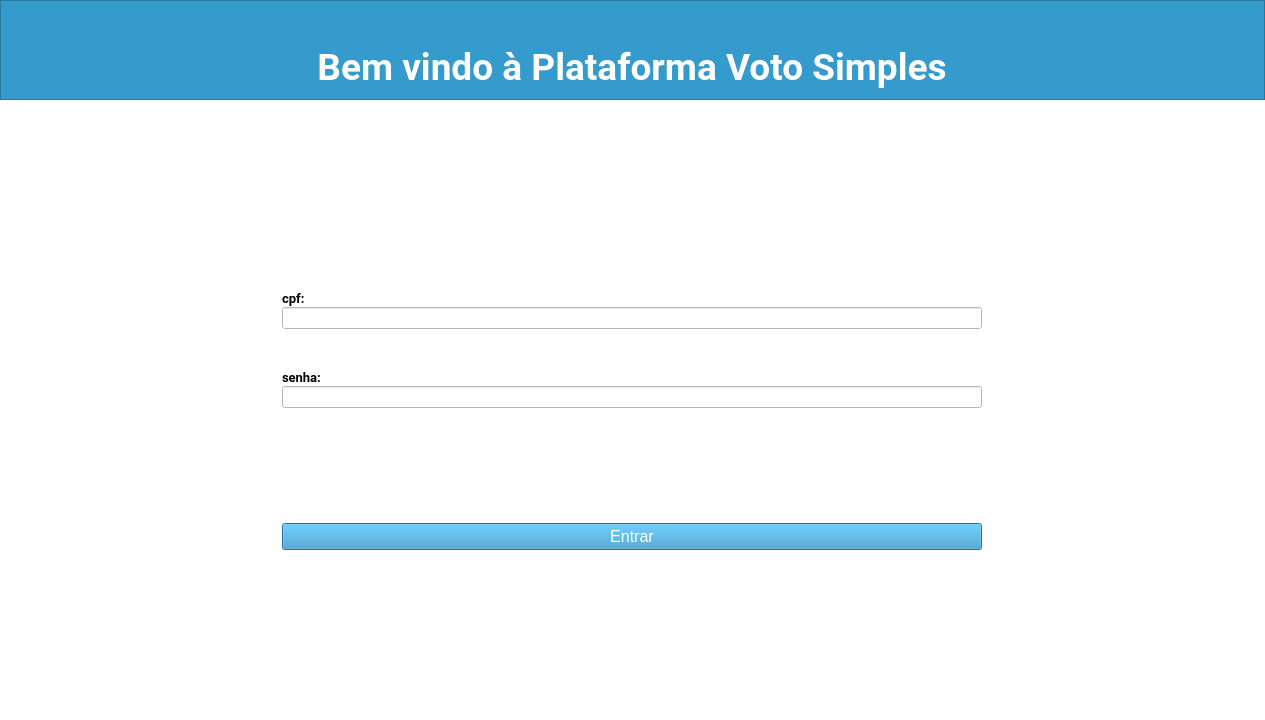
<?xml version="1.0" encoding="UTF-8"?>
<ui version="4.0">
 <class>Login</class>
 <widget class="QDialog" name="Login">
  <property name="windowModality">
   <enum>Qt::WindowModal</enum>
  </property>
  <property name="geometry">
   <rect>
    <x>0</x>
    <y>0</y>
    <width>1265</width>
    <height>720</height>
   </rect>
  </property>
  <property name="sizePolicy">
   <sizepolicy hsizetype="Maximum" vsizetype="Maximum">
    <horstretch>0</horstretch>
    <verstretch>0</verstretch>
   </sizepolicy>
  </property>
  <property name="maximumSize">
   <size>
    <width>1980</width>
    <height>1080</height>
   </size>
  </property>
  <property name="windowTitle">
   <string>login</string>
  </property>
  <property name="windowIcon">
   <iconset>
    <normaloff>icons/logo_50.png</normaloff>icons/logo_50.png</iconset>
  </property>
  <property name="autoFillBackground">
   <bool>false</bool>
  </property>
  <property name="styleSheet">
   <string notr="true">background-color: rgb(255, 255, 255);</string>
  </property>
  <property name="sizeGripEnabled">
   <bool>true</bool>
  </property>
  <property name="modal">
   <bool>true</bool>
  </property>
  <layout class="QVBoxLayout" name="verticalLayout_3">
   <property name="spacing">
    <number>0</number>
   </property>
   <property name="leftMargin">
    <number>0</number>
   </property>
   <property name="topMargin">
    <number>0</number>
   </property>
   <property name="rightMargin">
    <number>0</number>
   </property>
   <property name="bottomMargin">
    <number>0</number>
   </property>
   <item alignment="Qt::AlignTop">
    <widget class="QFrame" name="frame">
     <property name="sizePolicy">
      <sizepolicy hsizetype="Minimum" vsizetype="Maximum">
       <horstretch>0</horstretch>
       <verstretch>0</verstretch>
      </sizepolicy>
     </property>
     <property name="minimumSize">
      <size>
       <width>0</width>
       <height>100</height>
      </size>
     </property>
     <property name="maximumSize">
      <size>
       <width>10000</width>
       <height>10000</height>
      </size>
     </property>
     <property name="styleSheet">
      <string notr="true">background-color: rgb(53, 154, 204);</string>
     </property>
     <property name="frameShape">
      <enum>QFrame::StyledPanel</enum>
     </property>
     <property name="frameShadow">
      <enum>QFrame::Raised</enum>
     </property>
     <layout class="QVBoxLayout" name="verticalLayout">
      <item alignment="Qt::AlignHCenter|Qt::AlignBottom">
       <widget class="QLabel" name="label_3">
        <property name="sizePolicy">
         <sizepolicy hsizetype="Maximum" vsizetype="Maximum">
          <horstretch>0</horstretch>
          <verstretch>0</verstretch>
         </sizepolicy>
        </property>
        <property name="maximumSize">
         <size>
          <width>16777215</width>
          <height>100</height>
         </size>
        </property>
        <property name="font">
         <font>
          <family>Roboto</family>
          <pointsize>28</pointsize>
          <weight>75</weight>
          <bold>true</bold>
         </font>
        </property>
        <property name="styleSheet">
         <string notr="true">color: rgb(255, 255, 255);</string>
        </property>
        <property name="text">
         <string>Bem vindo à Plataforma Voto Simples</string>
        </property>
        <property name="textFormat">
         <enum>Qt::PlainText</enum>
        </property>
        <property name="alignment">
         <set>Qt::AlignCenter</set>
        </property>
       </widget>
      </item>
     </layout>
    </widget>
   </item>
   <item>
    <spacer name="verticalSpacer">
     <property name="orientation">
      <enum>Qt::Vertical</enum>
     </property>
     <property name="sizeType">
      <enum>QSizePolicy::Maximum</enum>
     </property>
     <property name="sizeHint" stdset="0">
      <size>
       <width>10</width>
       <height>150</height>
      </size>
     </property>
    </spacer>
   </item>
   <item>
    <layout class="QGridLayout" name="gridLayout_2">
     <property name="sizeConstraint">
      <enum>QLayout::SetMaximumSize</enum>
     </property>
     <property name="spacing">
      <number>0</number>
     </property>
     <item row="6" column="0">
      <spacer name="verticalSpacer_6">
       <property name="orientation">
        <enum>Qt::Vertical</enum>
       </property>
       <property name="sizeHint" stdset="0">
        <size>
         <width>20</width>
         <height>40</height>
        </size>
       </property>
      </spacer>
     </item>
     <item row="9" column="0">
      <spacer name="verticalSpacer_2">
       <property name="orientation">
        <enum>Qt::Vertical</enum>
       </property>
       <property name="sizeType">
        <enum>QSizePolicy::MinimumExpanding</enum>
       </property>
       <property name="sizeHint" stdset="0">
        <size>
         <width>20</width>
         <height>170</height>
        </size>
       </property>
      </spacer>
     </item>
     <item row="0" column="0">
      <spacer name="verticalSpacer_5">
       <property name="orientation">
        <enum>Qt::Vertical</enum>
       </property>
       <property name="sizeType">
        <enum>QSizePolicy::Minimum</enum>
       </property>
       <property name="sizeHint" stdset="0">
        <size>
         <width>20</width>
         <height>40</height>
        </size>
       </property>
      </spacer>
     </item>
     <item row="1" column="0" alignment="Qt::AlignBottom">
      <widget class="QLabel" name="label">
       <property name="sizePolicy">
        <sizepolicy hsizetype="Preferred" vsizetype="Preferred">
         <horstretch>0</horstretch>
         <verstretch>0</verstretch>
        </sizepolicy>
       </property>
       <property name="minimumSize">
        <size>
         <width>0</width>
         <height>0</height>
        </size>
       </property>
       <property name="maximumSize">
        <size>
         <width>700</width>
         <height>20</height>
        </size>
       </property>
       <property name="font">
        <font>
         <family>Roboto</family>
         <pointsize>10</pointsize>
         <weight>75</weight>
         <bold>true</bold>
        </font>
       </property>
       <property name="layoutDirection">
        <enum>Qt::LeftToRight</enum>
       </property>
       <property name="text">
        <string>cpf:</string>
       </property>
      </widget>
     </item>
     <item row="3" column="0">
      <spacer name="verticalSpacer_3">
       <property name="orientation">
        <enum>Qt::Vertical</enum>
       </property>
       <property name="sizeType">
        <enum>QSizePolicy::Minimum</enum>
       </property>
       <property name="sizeHint" stdset="0">
        <size>
         <width>10</width>
         <height>40</height>
        </size>
       </property>
      </spacer>
     </item>
     <item row="5" column="0">
      <widget class="QLineEdit" name="lineEdit_senha">
       <property name="maximumSize">
        <size>
         <width>700</width>
         <height>43</height>
        </size>
       </property>
       <property name="echoMode">
        <enum>QLineEdit::Password</enum>
       </property>
      </widget>
     </item>
     <item row="7" column="0">
      <spacer name="verticalSpacer_4">
       <property name="orientation">
        <enum>Qt::Vertical</enum>
       </property>
       <property name="sizeHint" stdset="0">
        <size>
         <width>20</width>
         <height>30</height>
        </size>
       </property>
      </spacer>
     </item>
     <item row="2" column="0">
      <widget class="QLineEdit" name="lineEdit_cpf">
       <property name="sizePolicy">
        <sizepolicy hsizetype="Expanding" vsizetype="Minimum">
         <horstretch>0</horstretch>
         <verstretch>0</verstretch>
        </sizepolicy>
       </property>
       <property name="maximumSize">
        <size>
         <width>700</width>
         <height>43</height>
        </size>
       </property>
      </widget>
     </item>
     <item row="4" column="0" alignment="Qt::AlignBottom">
      <widget class="QLabel" name="label_2">
       <property name="maximumSize">
        <size>
         <width>700</width>
         <height>43</height>
        </size>
       </property>
       <property name="font">
        <font>
         <family>Roboto</family>
         <pointsize>10</pointsize>
         <weight>75</weight>
         <bold>true</bold>
        </font>
       </property>
       <property name="text">
        <string>senha:</string>
       </property>
      </widget>
     </item>
     <item row="8" column="0">
      <widget class="QPushButton" name="pushButton_entrar">
       <property name="maximumSize">
        <size>
         <width>700</width>
         <height>43</height>
        </size>
       </property>
       <property name="font">
        <font>
         <pointsize>12</pointsize>
        </font>
       </property>
       <property name="styleSheet">
        <string notr="true">background-color: rgb(53, 154, 204);
color: rgb(255, 255, 255);</string>
       </property>
       <property name="text">
        <string>Entrar</string>
       </property>
      </widget>
     </item>
    </layout>
   </item>
  </layout>
 </widget>
 <resources/>
 <connections/>
</ui>
